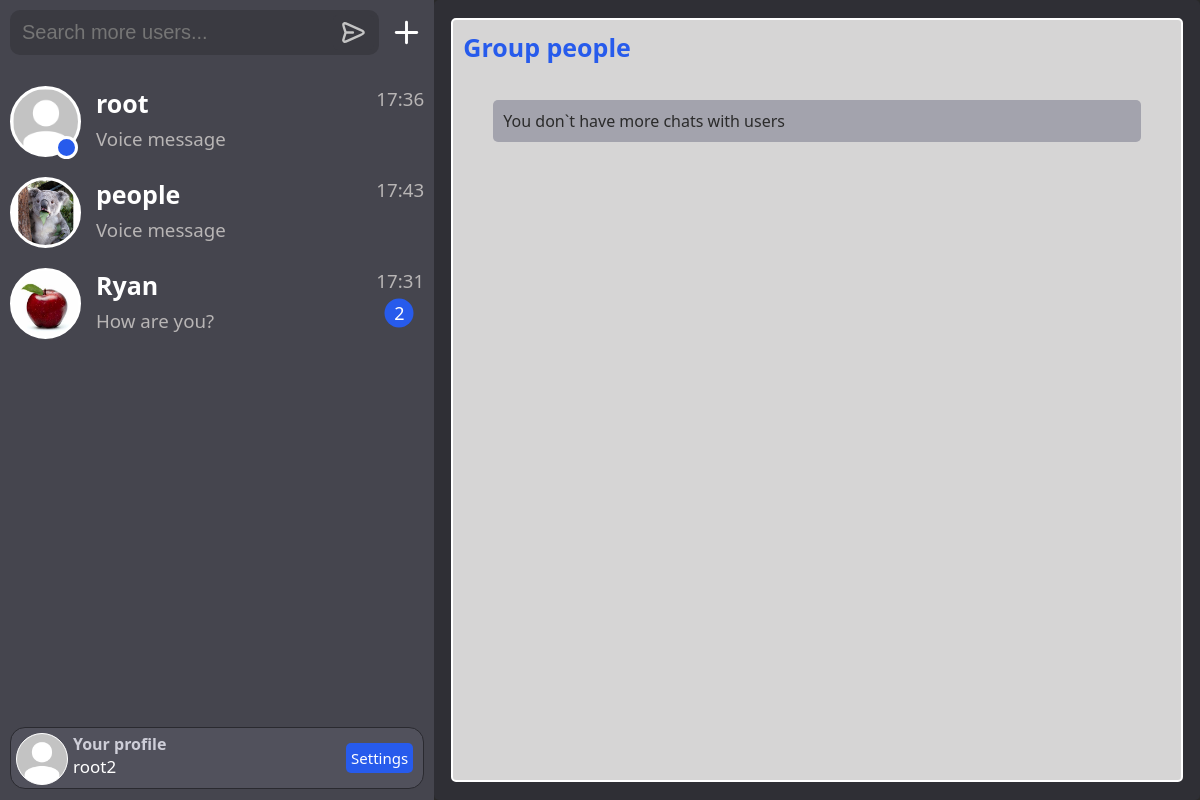
The page /group-add/1 (signed in) on the database as committed earlier.
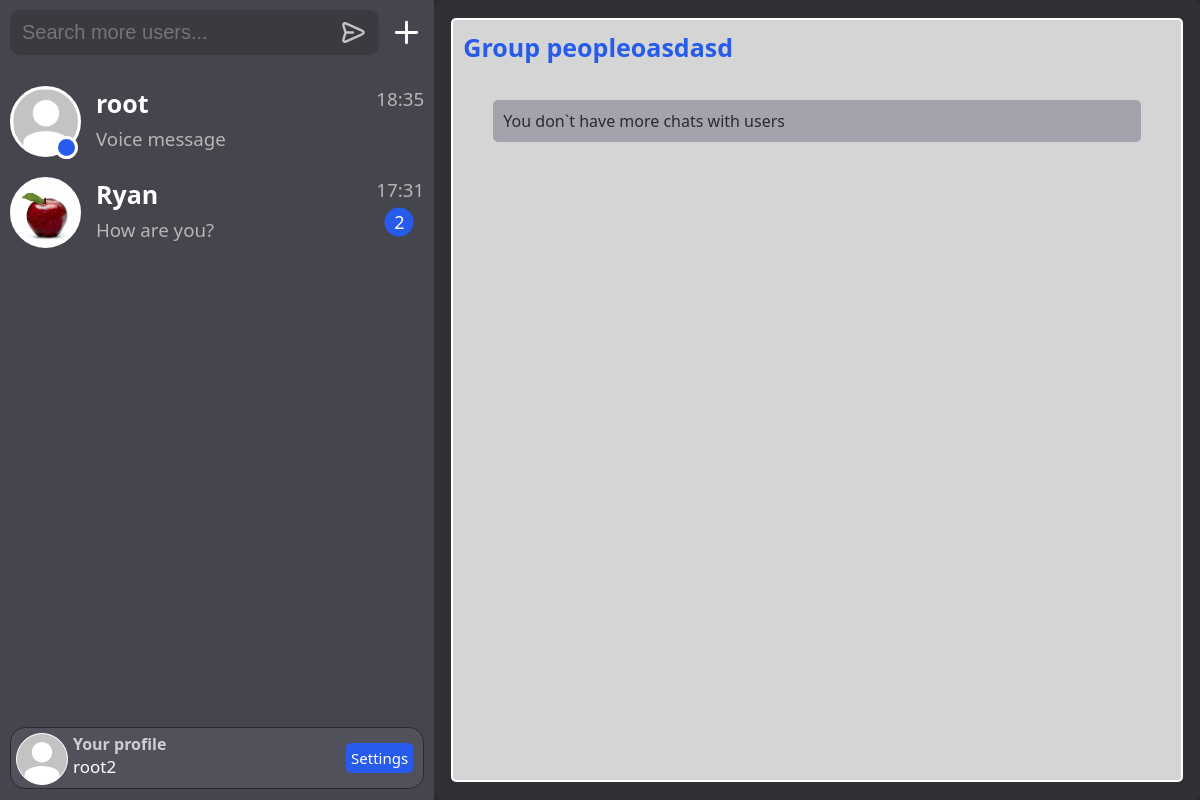
The same page on the database as committed later.
### chat/models.py (models this page shows, shortened)
class Chat(models.Model):
    participants = models.ManyToManyField(User)
    time_create = models.DateTimeField(auto_now_add=True)

class Profile(models.Model):
    user = models.OneToOneField(User, on_delete=models.CASCADE)
    avatar = models.ImageField(upload_to=user_directory_path, default='default_avatar.jpg')
    bio = models.TextField(max_length=255, blank=True, default='No bio')
    last_online = models.DateTimeField(auto_now=True, blank=True, null=True)
    status_online = models.BooleanField(blank=True, default=False)

class Messages(models.Model):
    message_type = models.TextField(max_length=255)
    user = models.ForeignKey(User, on_delete=models.SET_NULL, blank=True, null=True)
    content = models.TextField(max_length=255)
    time_create = models.DateTimeField(auto_now_add=True)
    read = models.BooleanField(default=False)
    chat_id = models.IntegerField()

class Group(models.Model):
    root = models.ForeignKey(User, on_delete=models.SET_NULL, blank=True, null=True)
    name = models.CharField(max_length=255)
    avatar = models.ImageField(upload_to=groups_directory_path, default='default_group_avatar.jpg')
    bio = models.TextField(max_length=255, default='No bio')
    participants = models.ManyToManyField(User, related_name='participant_groups')
    admins = models.ManyToManyField(User, related_name='admin_groups')
    time_create = models.DateTimeField(auto_now_add=True)
    USERNAME_FIELD = 'root'

class GroupMessages(models.Model):
    message_type = models.TextField(max_length=255)
    user = models.ForeignKey(User, on_delete=models.SET_NULL, blank=True, null=True)
    content = models.TextField(max_length=255)
    time_create = models.DateTimeField(auto_now_add=True)
    read = models.BooleanField(default=False)
    chat_id = models.IntegerField()

### chat/views.py (the view, shortened to what this page needs)
# urls.py: path('group-add/<int:from_group>', GroupAdd.as_view(), name='group_add'),
class GroupAdd(LoginRequiredMixin, DataMixin, TemplateView, FormMixin):
    template_name = 'chat/group_add_users.html'
    form_class = AddUserGroupForm
    success_url = reverse_lazy('home')
    def get_context_data(self, **kwargs):
        group = Group.objects.get(pk=self.kwargs['from_group'])
        group_members = group.participants.all()
        context = super().get_context_data(**kwargs)
        c_def = self.get_user_context(title=f"Group {group.name}", group_name=group.name,
                                      group=group, group_members=group_members)
        return dict(list(context.items()) + list(c_def.items()))
    def get_form_kwargs(self):
        kwargs = super(GroupAdd, self).get_form_kwargs()
        kwargs['request'] = self.request
        kwargs['from_group'] = self.kwargs['from_group']
        return kwargs

### chat/forms.py
class AddUserGroupForm(forms.ModelForm):
    participants = forms.ModelMultipleChoiceField(
        queryset=User.objects.none(),
        widget=forms.CheckboxSelectMultiple(attrs={'class': 'group-add-new-user'})
    )
    def __init__(self, *args, **kwargs):
        self.request = kwargs.pop('request')
        self.from_group = kwargs.pop('from_group')
        super(AddUserGroupForm, self).__init__(*args, **kwargs)
        chats = Chat.objects.filter(participants=self.request.user)
        group = Group.objects.get(pk=self.from_group)
        group_member = group.participants.all()
        users_in_chats = []
        for chat in chats:
            users_in_chat = chat.participants.all()
            users_in_chats.extend(users_in_chat)
        query = [user.id for user in users_in_chats if user != self.request.user and user not in group_member]
        participants_queryset = User.objects.filter(pk__in=query).distinct()
        self.fields['participants'].queryset = participants_queryset
    class Meta:
        model = Group
        fields = tuple()

### chat/templates/chat/group_add_users.html (shortened to what this page needs)
{% extends 'chat/base.html' %}
{% load static %}
{% block head %}
<link rel="stylesheet" href="{% static 'chat/css/group_style.css' %}" type="text/css">
{% endblock %}
{% block content %}
<div class="chat">
<div class="group">
    <div class="group-info">
        Group {{group.name}}
    </div>
    <div class="group-container">
        <div class="group-container-container">
        <form action = "" method = "post">
        {% if form.participants|length > 0 %}
        {% for f in form.participants %}
        <div class="group-add-user-container">{{f}}</div>
        {% endfor %}
        <input type="submit" value=Add class="submit">
        {% else %}
            <div>You don`t have more chats with users</div>
        {% endif %}
    </form>
    </div>
    </div>
</div>
</div>
{% endblock %}

### chat/templates/chat/base.html (shortened to what the changed rows need)
{% load static %}
<!DOCTYPE html>
<html>
<head>
    <link rel="stylesheet" href="{% static 'chat/css/styles.css' %}" type="text/css">
    {% block head %}
    {% endblock %}
</head>
<body>
<div class="full-page">
    <div class="users-chats">
        <div class="users-chats-list">
            {% for chat in chats %}
            {% if chat.chat.pk == room_name %}
                {% if chat.type == 'chat' %}
                    {% if chat.type == type_page %}
                    <a href="/chat/{{chat.chat.pk}}"><div class="users-chats-list-user-selected">
                    {% else %}
                    <a href="/chat/{{chat.chat.pk}}"><div id="chat-{{chat.chat.pk}}" class="users-chats-list-user">
                    {% endif %}
                {% else %}
                {% if chat.type == type_page %}
                    <a href="/group/{{chat.chat.pk}}"><div class="users-chats-list-user-selected">
                {% else %}
                    <a href="/group/{{chat.chat.pk}}"><div id="group-{{chat.chat.pk}}" class="users-chats-list-user">
                {% endif %}
                {% endif %}
            {% else %}
                {% if chat.type == 'chat' %}
                    <a href="/chat/{{chat.chat.pk}}"><div id="chat-{{chat.chat.pk}}" class="users-chats-list-user">
                {% else %}
                    <a href="/group/{{chat.chat.pk}}"><div id="group-{{chat.chat.pk}}" class="users-chats-list-user">
                {% endif %}
                {% if chat.count_read > 0 and chat.count_read < 100 %}
                    <div class="user-chats-list-notread">{{chat.count_read}}</div>
                {% elif chat.count_read >= 100 %}
                    <div class="user-chats-list-notread">99</div>
                {% endif %}
            {% endif %}
            <div id='avatar-{{ chat.mate.pk }}' style="display: flex; position: relative;">
                <div class='user-chats-list-avatar'>
                    {% if chat.type == 'chat' %}
                        <img class="user-chats-list-avatar-img" src="{{ chat.mate.profile.avatar.url }}">
                    {% else %}
                        <img class="user-chats-list-avatar-img" src="{{ chat.chat.avatar.url }}">
                    {% endif %}
                </div>
                {% if chat.mate.profile.status_online %}
                    <div class="user-chats-list-avatar-status-online" title="online"></div>
                {% else %}
                    <div class="user-chats-list-avatar-status-offline"></div>
                {% endif %}
                <div style="display: grid;">
                    {% if chat.type == 'chat' %}
                        <h1 class="users-name-style">{{chat.mate}}</h1>
                    {% else %}
                        <h1 class="users-name-style">{{chat.chat.name}}</h1>
                    {% endif %}
                    {% if chat.message.message_type == 'text' %}
                        {% if chat.message.content|length > 20%}
                            <h3 id="message-{{chat.chat.pk}}" class="users-chats-list-last-message">{{chat.message.content|slice:":17" }}...</h3>
                        {% else %}
                            <h3 id="message-{{chat.chat.pk}}" class="users-chats-list-last-message">{{chat.message.content|slice:":20" }}</h3>
                        {% endif %}
                    {% elif chat.message.message_type == 'audio' %}
                        <h3 id="message-{{chat.chat.pk}}" class="users-chats-list-last-message">Voice message</h3>
                    {% endif %}
                </div>
                <div style="display: flex; margin-inline-start: auto;">
                    <h3 id="time-{{chat.chat.pk}}" title="{{chat.message.time_create}}" class="users-chats-list-last-message">{{chat.message.time_create|date:"G:i"}}</h3>
                </div>
            </div>
            </div></a>
            {% endfor %}
        </div>
    </div>
{% block content %}
{% endblock %}
</body>
</html>

Rows that differ between the two databases and show on the page:
no longer on one of the page's lists (row edited): Group: chat.name "people", message.time_create "17:43"
computed for Chat "root": message.time_create "17:36" → "18:35"
changed Group: name "people" → "peopleoasdasd"
